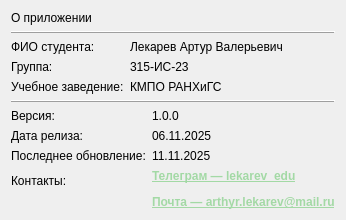
        <widget class="QWidget" name="pageAbout">
         <layout class="QVBoxLayout" name="verticalLayout_6">
          <item>
           <widget class="QLabel" name="aboutTitle">
            <property name="text">
             <string>О приложении</string>
            </property>
            <property name="wordWrap">
             <bool>true</bool>
            </property>
           </widget>
          </item>
          <item>
           <widget class="QFrame" name="aboutLine">
            <property name="frameShape">
             <enum>QFrame::HLine</enum>
            </property>
            <property name="frameShadow">
             <enum>QFrame::Raised</enum>
            </property>
           </widget>
          </item>
          <item>
           <layout class="QVBoxLayout" name="verticalLayoutInfo">
            <item>
             <layout class="QFormLayout" name="formLayout_3">
              <item row="1" column="0">
               <widget class="QLabel" name="label_1">
                <property name="sizePolicy">
                 <sizepolicy hsizetype="Maximum" vsizetype="Preferred">
                  <horstretch>0</horstretch>
                  <verstretch>0</verstretch>
                 </sizepolicy>
                </property>
                <property name="text">
                 <string>ФИО студента: </string>
                </property>
               </widget>
              </item>
              <item row="1" column="1">
               <widget class="QLabel" name="lblFullName">
                <property name="sizePolicy">
                 <sizepolicy hsizetype="Expanding" vsizetype="Preferred">
                  <horstretch>0</horstretch>
                  <verstretch>0</verstretch>
                 </sizepolicy>
                </property>
                <property name="text">
                 <string>Лекарев Артур Валерьевич</string>
                </property>
                <property name="wordWrap">
                 <bool>true</bool>
                </property>
               </widget>
              </item>
              <item row="2" column="0">
               <widget class="QLabel" name="label_3">
                <property name="sizePolicy">
                 <sizepolicy hsizetype="Maximum" vsizetype="Preferred">
                  <horstretch>0</horstretch>
                  <verstretch>0</verstretch>
                 </sizepolicy>
                </property>
                <property name="text">
                 <string>Группа: </string>
                </property>
               </widget>
              </item>
              <item row="2" column="1">
               <widget class="QLabel" name="lblGroup">
                <property name="sizePolicy">
                 <sizepolicy hsizetype="Expanding" vsizetype="Preferred">
                  <horstretch>0</horstretch>
                  <verstretch>0</verstretch>
                 </sizepolicy>
                </property>
                <property name="text">
                 <string>315-ИС-23</string>
                </property>
                <property name="wordWrap">
                 <bool>true</bool>
                </property>
               </widget>
              </item>
              <item row="3" column="0">
               <widget class="QLabel" name="label_4">
                <property name="sizePolicy">
                 <sizepolicy hsizetype="Maximum" vsizetype="Preferred">
                  <horstretch>0</horstretch>
                  <verstretch>0</verstretch>
                 </sizepolicy>
                </property>
                <property name="text">
                 <string>Учебное заведение:</string>
                </property>
               </widget>
              </item>
              <item row="3" column="1">
               <widget class="QLabel" name="lblUniversity">
                <property name="sizePolicy">
                 <sizepolicy hsizetype="Expanding" vsizetype="Preferred">
                  <horstretch>0</horstretch>
                  <verstretch>0</verstretch>
                 </sizepolicy>
                </property>
                <property name="text">
                 <string>КМПО РАНХиГС</string>
                </property>
                <property name="wordWrap">
                 <bool>true</bool>
                </property>
               </widget>
              </item>
             </layout>
            </item>
           </layout>
          </item>
          <item>
           <widget class="QFrame" name="aboutLine_3">
            <property name="frameShape">
             <enum>QFrame::HLine</enum>
            </property>
            <property name="frameShadow">
             <enum>QFrame::Raised</enum>
            </property>
           </widget>
          </item>
          <item>
           <layout class="QFormLayout" name="formLayout_7">
            <item row="0" column="0">
             <widget class="QLabel" name="label">
              <property name="text">
               <string>Версия:</string>
              </property>
             </widget>
            </item>
            <item row="0" column="1">
             <widget class="QLabel" name="lblVersion">
              <property name="text">
               <string>1.0.0</string>
              </property>
             </widget>
            </item>
            <item row="1" column="0">
             <widget class="QLabel" name="label_7">
              <property name="text">
               <string>Дата релиза:</string>
              </property>
             </widget>
            </item>
            <item row="1" column="1">
             <widget class="QLabel" name="lblReleaseDate">
              <property name="text">
               <string>06.11.2025</string>
              </property>
             </widget>
            </item>
            <item row="2" column="0">
             <widget class="QLabel" name="label_8">
              <property name="text">
               <string>Последнее обновление:</string>
              </property>
             </widget>
            </item>
            <item row="2" column="1">
             <widget class="QLabel" name="lblLastUpdate">
              <property name="text">
               <string>11.11.2025</string>
              </property>
             </widget>
            </item>
            <item row="3" column="0">
             <widget class="QLabel" name="label_9">
              <property name="text">
               <string>Контакты:</string>
              </property>
             </widget>
            </item>
            <item row="3" column="1">
             <widget class="QLabel" name="lblContacts">
              <property name="styleSheet">
               <string notr="true">/* Контакты */
#lblContacts {
    color: #A3D9A5;
    font-weight: 500;
    text-decoration: none;
}
#lblContacts:hover {
    color: #C2EFC2;
    text-decoration: underline;
}</string>
              </property>
              <property name="text">
               <string>&lt;html&gt;&lt;head/&gt;&lt;body&gt;&lt;p&gt;&lt;a href=&quot;https://t.me/Lominerv&quot;&gt;&lt;span style=&quot; color:#a3d9a5;&quot;&gt;Телеграм — lekarev_edu&lt;/span&gt;&lt;/a&gt;&lt;/p&gt;&lt;p&gt;&lt;a href=&quot;mailto:arthyr.lekarev@mail.ru&quot;&gt;&lt;span style=&quot; color:#a3d9a5;&quot;&gt;Почта — arthyr.lekarev@mail.ru&lt;/span&gt;&lt;/a&gt;&lt;/p&gt;&lt;/body&gt;&lt;/html&gt;</string>
              </property>
              <property name="textFormat">
               <enum>Qt::RichText</enum>
              </property>
              <property name="wordWrap">
               <bool>true</bool>
              </property>
              <property name="openExternalLinks">
               <bool>true</bool>
              </property>
             </widget>
            </item>
           </layout>
          </item>
         </layout>
        </widget>
